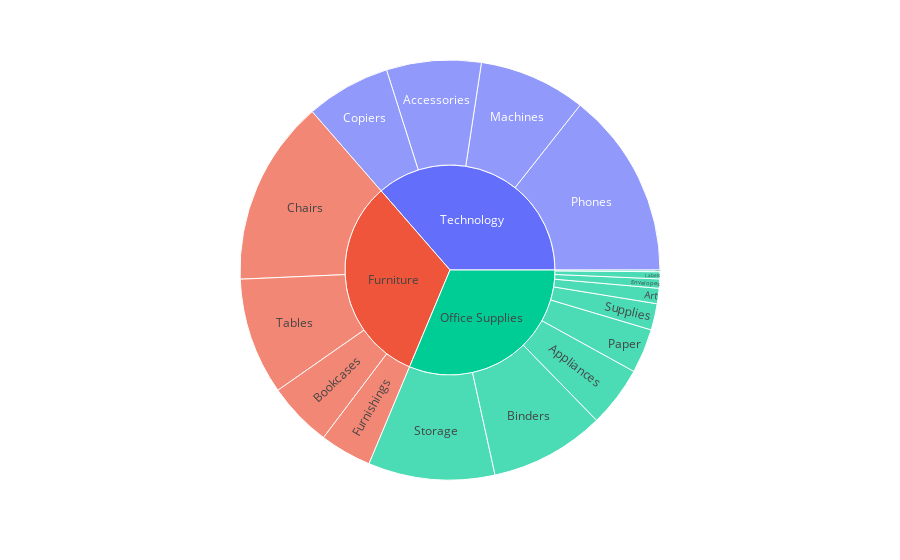

Notebook cell for this chart:
### Code cell
import plotly.express as px

#Summarize sales data by category and subcategory
sales_summary = data_set.groupby(['Category', 'Sub-Category'])['Sales'].sum().reset_index()
plot = px.sunburst(
    sales_summary, path=['Category', 'Sub-Category'], values='Sales'
)
plot.show()

### Figure 1 — Plotly figure (JSON) as saved in the notebook; plotly's stock layout.template omitted (floating-point values rounded to 4 significant figures)
{"data": [{"branchvalues": "total", "domain": {"x": [0, 1], "y": [0, 1]}, "hovertemplate": "labels=%{label}<br>Sales=%{value}<br>parent=%{parent}<br>id=%{id}<extra></extra>", "ids": ["Furniture/Bookcases", "Furniture/Chairs", "Furniture/Furnishings", "Furniture/Tables", "Office Supplies/Appliances", "Office Supplies/Art", "Office Supplies/Binders", "Office Supplies/Envelopes", "Office Supplies/Fasteners", "Office Supplies/Labels", "Office Supplies/Paper", "Office Supplies/Storage", "Office Supplies/Supplies", "Technology/Accessories", "Technology/Copiers", "Technology/Machines", "Technology/Phones", "Furniture", "Office Supplies", "Technology"], "labels": ["Bookcases", "Chairs", "Furnishings", "Tables", "Appliances", "Art", "Binders", "Envelopes", "Fasteners", "Labels", "Paper", "Storage", "Supplies", "Accessories", "Copiers", "Machines", "Phones", "Furniture", "Office Supplies", "Technology"], "name": "", "parents": ["Furniture", "Furniture", "Furniture", "Furniture", "Office Supplies", "Office Supplies", "Office Supplies", "Office Supplies", "Office Supplies", "Office Supplies", "Office Supplies", "Office Supplies", "Office Supplies", "Technology", "Technology", "Technology", "Technology", "", "", ""], "type": "sunburst", "values": [114900.0, 328400.0, 91710.0, 207000.0, 107500.0, 27120.0, 203400.0, 16480.0, 3024.0, 12490.0, 78480.0, 223800.0, 46670.0, 167400.0, 149500.0, 189200.0, 330000.0, 742000.0, 719000.0, 836200.0]}], "layout": {"legend": {"tracegroupgap": 0}, "margin": {"t": 60}}}
